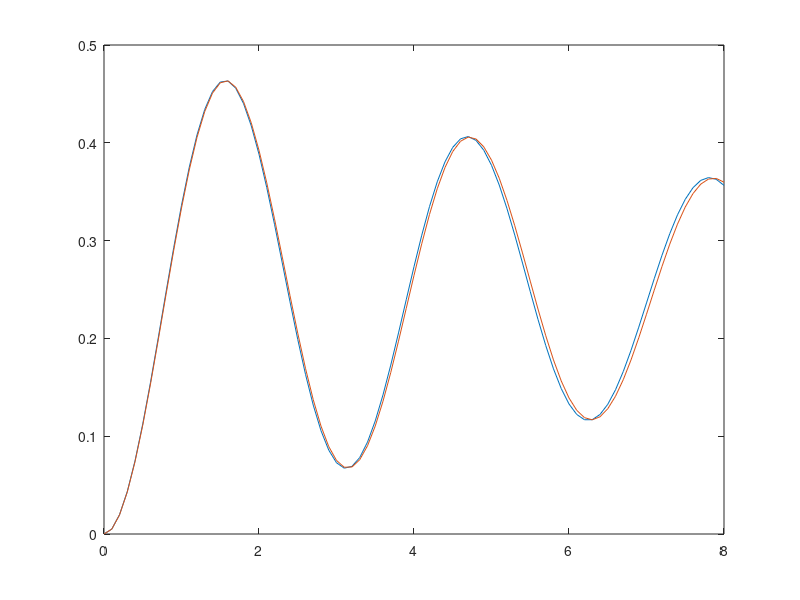

MATLAB code to generate this figure: (Note: this script raises an error after producing the figure.)
clc 
clear

%x''+.2x'+4x = 1
x = [0,0]; %Initial values. x(:,1) are x, x(:,2) are x'
f = @(t,x) [x(:,2),1 - 4* x(:,1) - .2 * x(:,2)]; %Explained below
%{
This is the derivative function of x vector, aka x' and x''.
x' is just x(:,2), as mentioned above. By rearranging the differential
equation, we can solve for x'' in terms of x and x', aka x(:,1) and 
x(:,2). All this does is break down a 2nd order ODE into 2 first order 
ODEs.
%}
start_time = 0; %t = 0 to start
end_time = 8; %Last evaluated at t = 8
h = .1; %Step size
%In the for loop below, we will be predicting future terms, which is why
%the bounds are from 0 to 8-h: Predicting 2nd term, to predicting the last
%term
for t = 0:h:8-h 
    element = round(t/h + 1); %Index to use for current element
    next = element + 1; %Index to use for next element (prediction)
    k1 = f(t, x(element,:)); %k1 from RK2
    k2 = f(t + h/2, x(element,:) + h/2 * k1); %k2 from RK2
    x(next, :) = x(element, :) + h * k2; %Next values
end

times = (0:h:8); %Time on x axis
plot(times, x(:,1)') %Plotting RK2
hold on %Allowing more plots
%End of RK2
%%%%%%%%%%%%%%%%%

%Analytic
omega = 2; %Givens 
sigma = .05; 
omegad = omega * sqrt(1-sigma^2);
T0 = 1;

%This is just my analytic solution, subbing stuff in 
x_exact = T0/omega^2 - exp(-omega*sigma.*times) .* (cos(omegad .* times) ...
    / omega^2 +sigma/(omega .* omegad) * sin(omegad .* times));
plot(times, x_exact) %Plotting 
%End of Analytic
%%%%%%%%%%%%%%%%

%ODE45
options = odeset(RelTol=1e-3, AbsTol=1e-6); %Setting tolerances

f_vector = @(t,y) [y(2,:);1 - 4*y(1,:) - .2 * y(2,:)]; 
% Original f function was using row vectors, which isn't compatible 

[t, x_ode45] = ode45(f_vector, [start_time end_time], x(1,:),options);
plot(t,x_ode45(:,1)) %Plotting

legend("RK2", "Analytical Solution", "ODE45") %Legend because pretty 
title("Comparing ODE Methods Part 2.2")
xlabel("t")
ylabel("x")
hold off
%End of 2.2
%%%%%%%%%%%%%%%%%

%Start of 2.3 
clc
clear 
figure(2)

%This code is just copied from the above part

omega = 2; 
sigma = .05; 
omegad = omega * sqrt(1-sigma^2);
T0 = 1;

f = @(t,x_rk2) [x_rk2(:,2),1 - 4* x_rk2(:,1) - .2 * x_rk2(:,2)];
error = zeros([1,4]);
iter = 0; %Used to access error matrix within the loop

%{
Essentially all that's happening here is that we're running the code from 
2.2, except throwing it all into a for loop and change the step size every
time. At the end of every iteration of the outer loop, we find the norm
of the error, which is the matrix subtraction of x_rk2 from the analytical
values. 
%}


for h = [.1 .05 .025 .0125] %Looping through different step sizes
    iter = iter + 1; %Used to count iterations to index into error matrix
    x_rk2 = [0,0];
    times = 0:h:8;
    x_exact = T0/omega^2 - exp(-omega*sigma.*times) .* (cos(omegad .* times) ...
    / omega^2 +sigma/(omega .* omegad) * sin(omegad .* times));
    for t = 0:h:8-h 
        element = round(t/h + 1); %Index to use for current element
        next = element + 1; %Index to use for next element (prediction)
        k1 = f(t, x_rk2(element,:)); %k1 from RK2
        k2 = f(t + h/2, x_rk2(element,:) + h/2 * k1); %k2 from RK2
        x_rk2(next, :) = x_rk2(element, :) + h * k2; %Next values
    end
    error(iter) = norm(x_exact - x_rk2(:,1)'); %Finding the norm of the differences
end
loglog([.1 .05 .025 .0125], error)
xlabel("Step size")
ylabel("Error")
legend("Error of RK2")
title("Error of RK2 wrt Analytical, 2.3")

%End of 2.3
%%%%%%%%%%%%%%%%%
%Start of 2.4
%{this is reused code from 2.2, but now utilized for 2.4
%}

clc 
clear
figure(3)

%redoing rk2 for the 2.2 ODE since we cleared variables
x = [0,0]; %Initial values. x(:,1) are x, x(:,2) are x'
f = @(t,x) [x(:,2),1 - 4* x(:,1) - .2 * x(:,2)]; %Explained below
%{
This is the derivative function of x vector, aka x' and x''.
x' is just x(:,2), as mentioned above. By rearranging the differential
equation, we can solve for x'' in terms of x and x', aka x(:,1) and 
x(:,2). All this does is break down a 2nd order ODE into 2 first order 
ODEs.
%}
h = .1; %Step size
%In the for loop below, we will be predicting future terms, which is why
%the bounds are from 0 to 8-h: Predicting 2nd term, to predicting the last
%term
for t = 0:h:8-h 
    element = round(t/h + 1); %Index to use for current element
    next = element + 1; %Index to use for next element (prediction)
    k1 = f(t, x(element,:)); %k1 from RK2
    k2 = f(t + h/2, x(element,:) + h/2 * k1); %k2 from RK2
    x(next, :) = x(element, :) + h * k2; %Next values
end

%End of RK2

%rk2 for bonus
k = 5*10^-1; %setting k value
x2 = [0,0]; %Initial values. x(:,1) are x, x(:,2) are x'
f = @(t,x) [x(:,2),1 - 4* x(:,1) - .2 *(1-k*(x(:,1))^2)* x(:,2)]; %Explained below
%{
This is the derivative function of x vector, aka x' and x''.
x' is just x(:,2), as mentioned above. By rearranging the differential
equation, we can solve for x'' in terms of x and x', aka x(:,1) and 
x(:,2). All this does is break down a 2nd order ODE into 2 first order 
ODEs.
%}
start_time = 0; %t = 0 to start
end_time = 8; %Last evaluated at t = 8
h = .1; %Step size
%In the for loop below, we will be predicting future terms, which is why
%the bounds are from 0 to 8-h: Predicting 2nd term, to predicting the last
%term
for t = 0:h:8-h 
    element = round(t/h + 1); %Index to use for current element
    next = element + 1; %Index to use for next element (prediction)
    k1 = f(t, x2(element,:)); %k1 from RK2
    k2 = f(t + h/2, x2(element,:) + h/2 * k1); %k2 from RK2
    x2(next, :) = x2(element, :) + h * k2; %Next values
end

times = (0:h:8); %Time on x axis
%End of RK2
%%%%%%%%%%%%%%%%%



%ODE45
options = odeset(RelTol=1e-3, AbsTol=1e-6); %Setting tolerances

f_vector = @(t,y) [y(2,:);1 - 4*y(1,:) - .2 * y(2,:)]; 
% Original f function was using row vectors, which isn't compatible 

[t, x2_ode45] = ode45(f_vector, [start_time end_time], x2(1,:),options);

plot(times, x2(:,1)',t,x2_ode45(:,1)) %plotting rk2 vs ode45
legend("Bonus ODE RK2", "Bonus ODE ODE45") %Legend because pretty 
title("Comparing ODE Methods Part 2.4")
xlabel("t")
ylabel("x")
hold off

figure(4)
plot(times, x2(:,1)',times, x(:,1)') %plotting 2.4 vs 2.4 ODEs
legend("Bonus ODE RK2", "2.2 ODE RK2") %Legend because pretty 
title("Comparing 2.4 and 2,2 ODEs")
xlabel("t")
ylabel("x")
hold off
